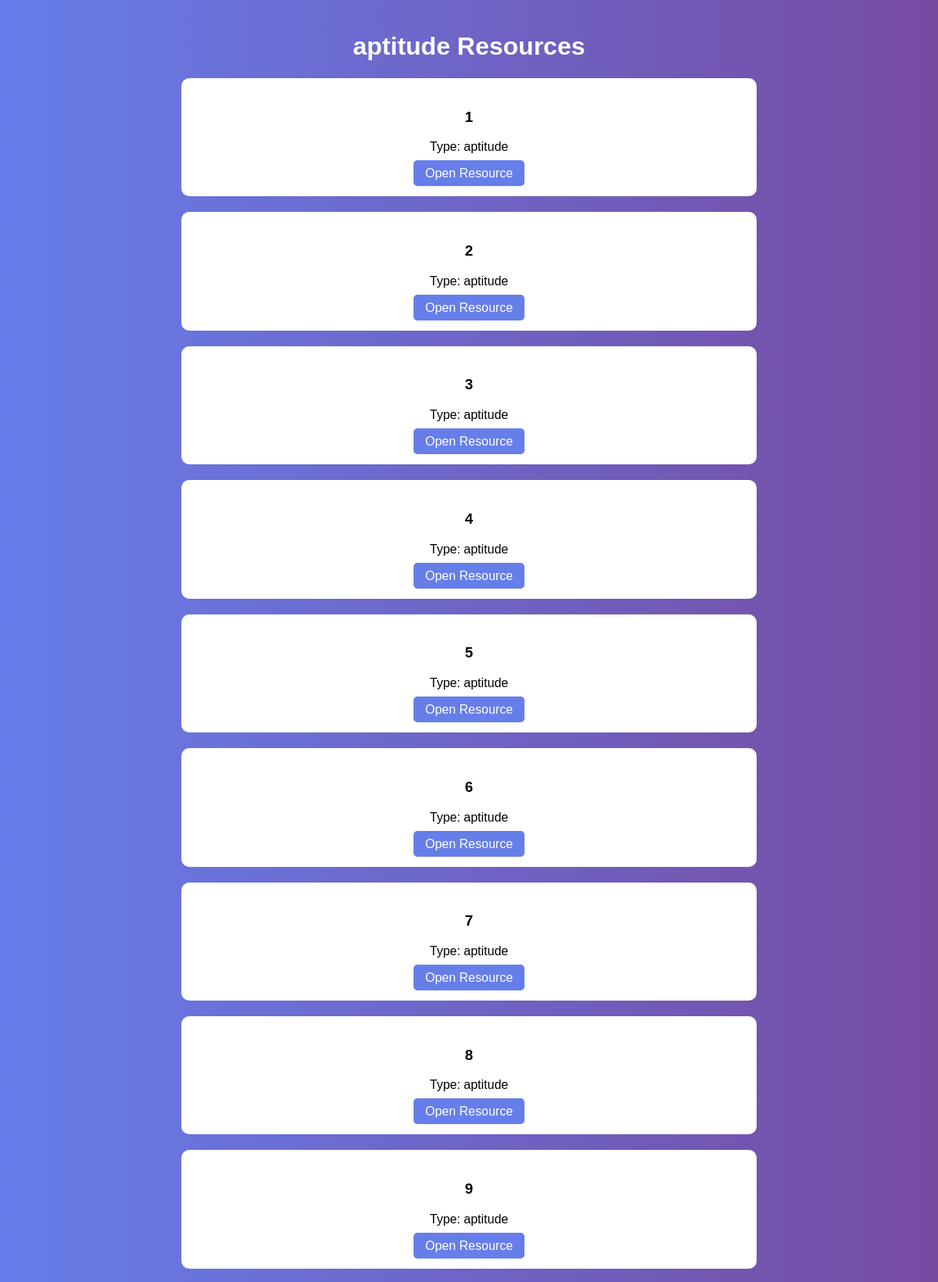
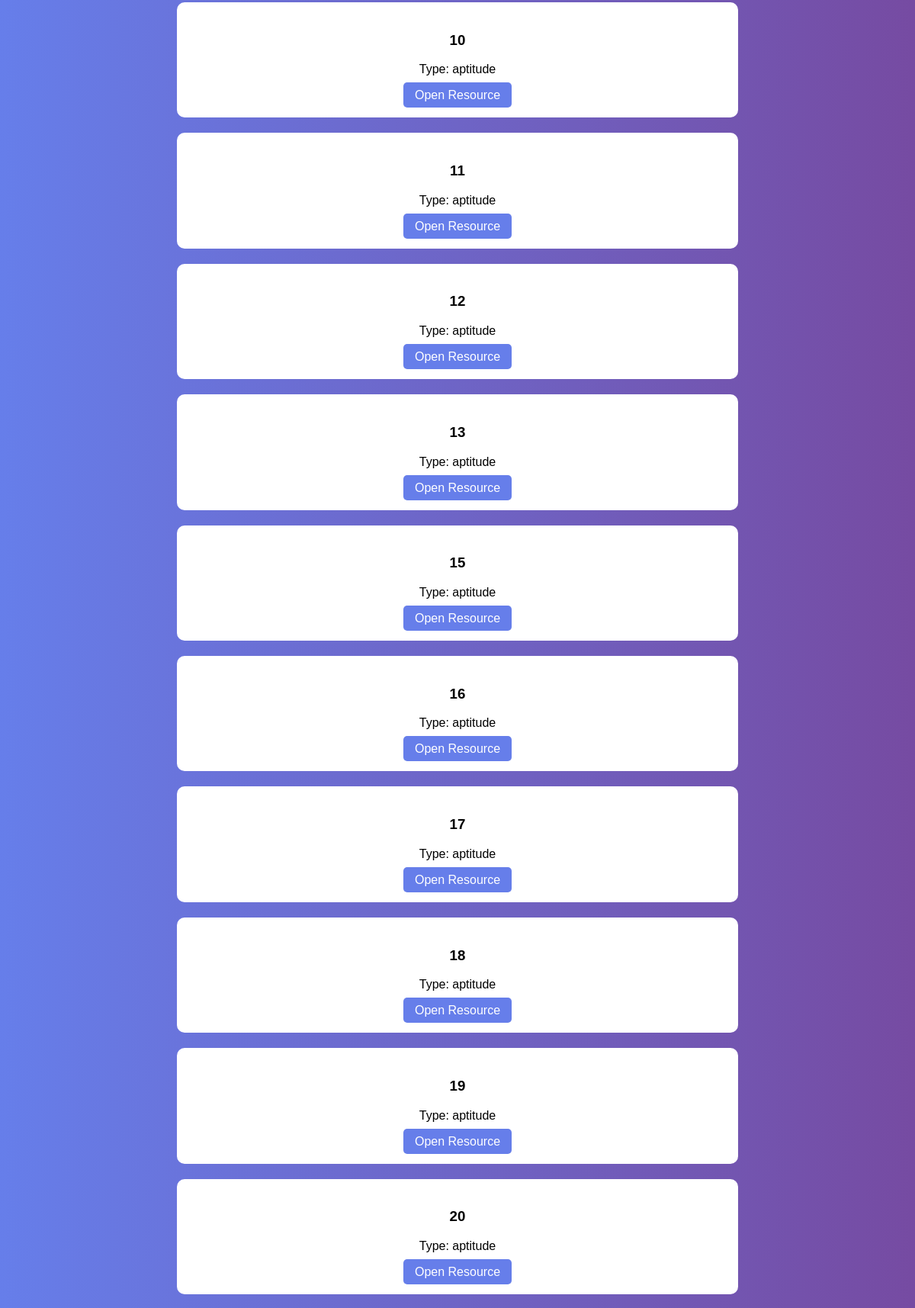
Screenshot of /content/aptitude (upper part) with the database file from the repository (2 pictures, top to bottom).
### tables this page shows
CREATE TABLE content (
            id INTEGER PRIMARY KEY AUTOINCREMENT,
            category TEXT,
            title TEXT,
            content_type TEXT,
            content_link TEXT
        );

### app.py (the view)
@app.route("/content/<category>")
def view_content(category):
    conn = sqlite3.connect("database.db")
    conn.row_factory = sqlite3.Row
    cur = conn.cursor()
    cur.execute(
        "SELECT * FROM content WHERE category=?",
        (category,)
    )
    contents = cur.fetchall()
    conn.close()
    return render_template("view_content.html",
                           contents=contents,
                           category=category)

### templates/view_content.html (shortened to what this page needs)
<!DOCTYPE html>
<html>
<head>
</head>
<body>
<h1>{{ category }} Resources</h1>
{% if contents %}
    {% for content in contents %}
        <div class="card">
            <h3>{{ content[0] }}</h3>
            <p>Type: {{ content[1] }}</p>
            <a href="{{ content[2] }}" target="_blank">Open Resource</a>
        </div>
    {% endfor %}
{% else %}
    <h3>No resources available.</h3>
{% endif %}
<br>
</body>
</html>

### templates/view_content.html (style rules this page uses)
body { font-family: Arial; background: linear-gradient(to right, #667eea, #764ba2); margin: 0; padding: 20px; color: white; text-align: center; }
.card { background: white; color: black; padding: 20px; margin: 20px auto; width: 60%; border-radius: 10px; }
a { text-decoration: none; background: #667eea; color: white; padding: 8px 15px; border-radius: 5px; }

### rows the page displays
content: id "1", category "aptitude"
content: id "2", category "aptitude"
content: id "3", category "aptitude"
content: id "4", category "aptitude"
content: id "5", category "aptitude"
content: id "6", category "aptitude"
content: id "7", category "aptitude"
content: id "8", category "aptitude"
content: id "9", category "aptitude"
content: id "10", category "aptitude"
content: id "11", category "aptitude"
content: id "12", category "aptitude"
content: id "13", category "aptitude"
content: id "15", category "aptitude"
content: id "16", category "aptitude"
content: id "17", category "aptitude"
content: id "18", category "aptitude"
content: id "19", category "aptitude"
content: id "20", category "aptitude"

### other values shown
{{ category }} "aptitude"
